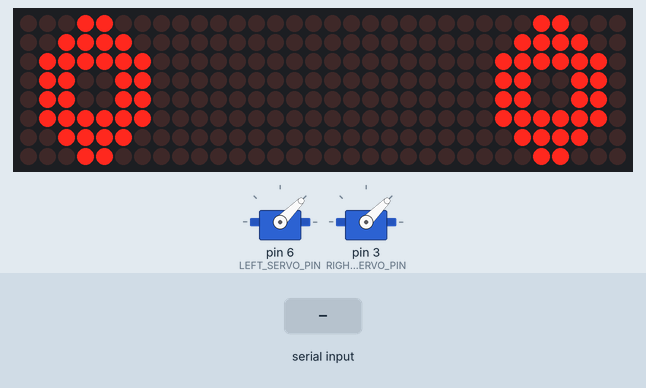
The sketch below on a simulated Arduino Uno, built with avr-gcc and run on an emulated ATmega328P. Parts: 32×8 LED matrix, 2 × servo. The inputs (shaded band) are chosen by the test bench. Random numbers use the default seed unless the sketch sets one; what the sketch prints to the serial monitor is not drawn.

Above: at 1.2 s.
1.3 s: "secure\n" received over Serial
At 2.2 s:
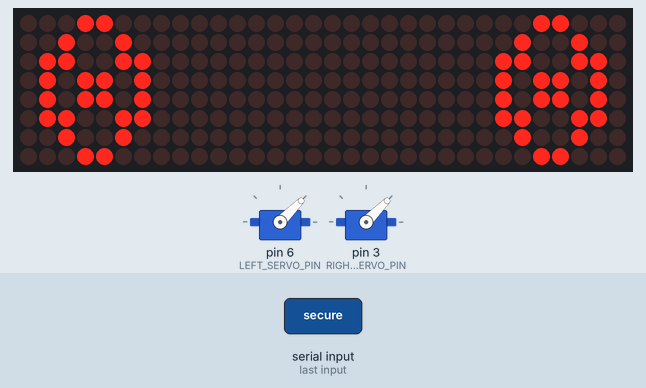
4.3 s: "wake\n" received over Serial
At 4.46 s:
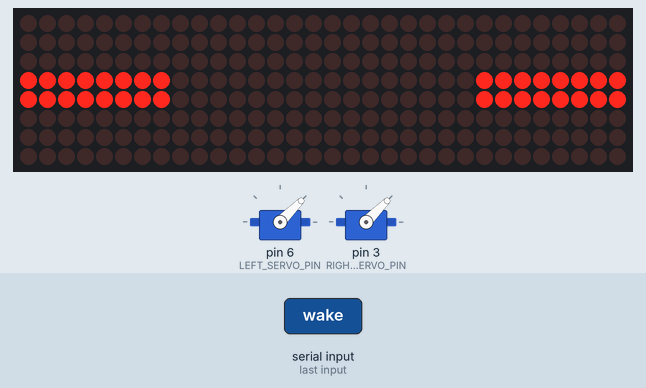
7.3 s: "exp1\n" received over Serial
At 8.0 s:
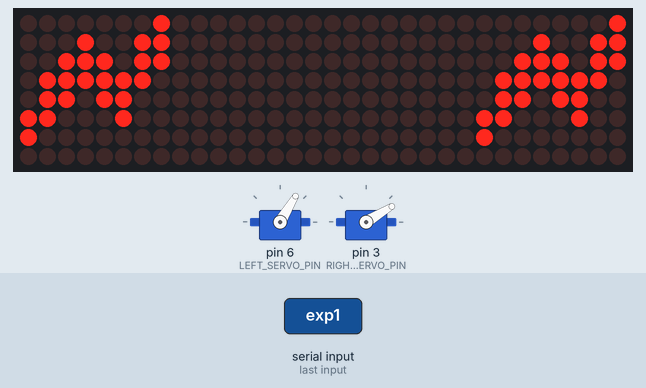
8.8 s: "exp2\n" received over Serial
At 10.2 s:
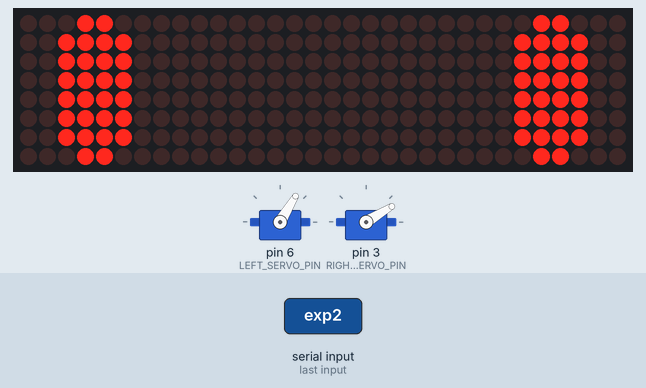
11.8 s: "wake\n" received over Serial
At 13.2 s:
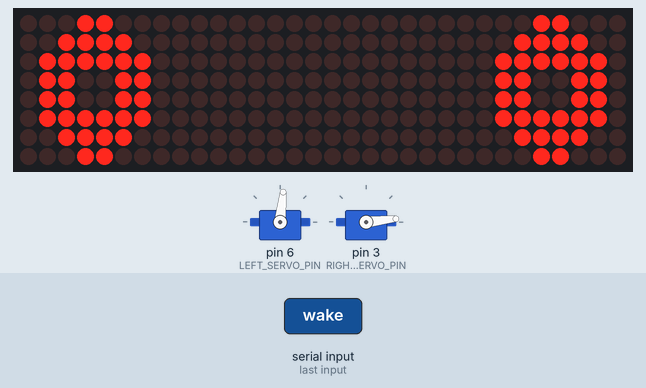
14.8 s: "exp1\n" received over Serial
At 15.3 s:
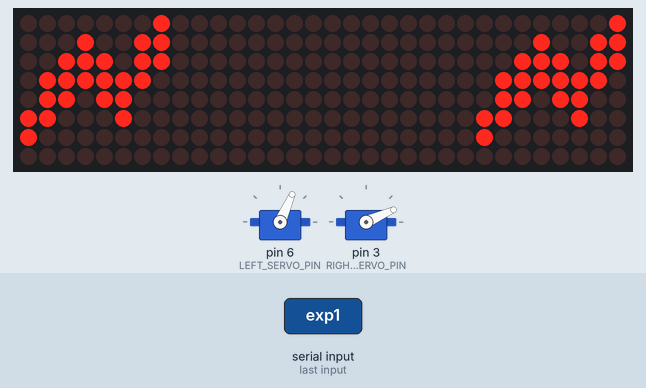
Timing chart, 0 to 17.8 s (numbered marks = the images above; inputs shaded):
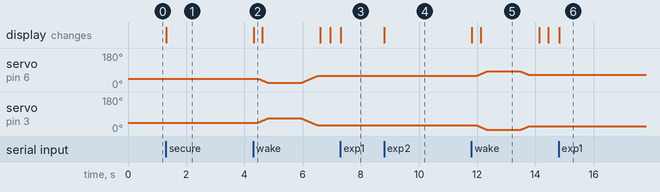

The sketch:

head_arduino_0x09.ino
```cpp
#include <MD_MAX72xx.h>
#include <SPI.h>
#include <Servo.h>
#include <Wire.h>

// ================= I2C ADDRESS =================
#define I2C_ADDR 0x09

// ================= LED MATRIX =================
#define HARDWARE_TYPE MD_MAX72XX::FC16_HW
#define MAX_DEVICES 4
#define CS_PIN 10
MD_MAX72XX mx = MD_MAX72XX(HARDWARE_TYPE, CS_PIN, MAX_DEVICES);

// ================= SERVOS =================
#define LEFT_SERVO_PIN 6
#define RIGHT_SERVO_PIN 3
Servo leftServo;
Servo rightServo;
int currentPos = 45;

// ================= MODES =================
enum Mode {
  MODE_DEFAULT,
  MODE_SAD,
  MODE_HAPPY,
  MODE_SLEEP,
  MODE_SECURE
};

Mode currentMode = MODE_DEFAULT;
bool servoEnabled = true;
unsigned long sleepStartTime = 0;
bool sleepMessageShown = false;

// ================= EYE PATTERNS =================

// OPEN
const uint8_t eye_open[8] = {
  0b00000000,
  0b00111100,
  0b01111110,
  0b11100111,
  0b11100111,
  0b01111110,
  0b00111100,
  0b00000000
};

// SAD (drooping bottom)
const uint8_t eye_sad[8] = {
  0b00000111,
  0b00001110,
  0b00111000,
  0b00011100,
  0b00001110,
  0b00011100,
  0b00111000,
  0b01100000
};

// HAPPY (bigger arc)
const uint8_t eye_happy[8] = {
  0b00000000,
  0b00000000,
  0b01111110,
  0b11111111,
  0b11111111,
  0b01111110,
  0b00000000,
  0b00000000
};

// CLOSED
const uint8_t eye_closed[8] = {
  0b00011000,
  0b00011000,
  0b00011000,
  0b00011000,
  0b00011000,
  0b00011000,
  0b00011000,
  0b00011000
};

// SECURE (circle + center dot)
const uint8_t eye_secure[8] = {
  0b00000000,
  0b00111100,
  0b01100110,
  0b10011001,
  0b10011001,
  0b01100110,
  0b00111100,
  0b00000000
};

// ================= SETUP =================
void setup() {
  mx.begin();
  mx.clear();
  mx.control(MD_MAX72XX::INTENSITY, 4);

  randomSeed(analogRead(0));
  Serial.begin(115200);

  leftServo.attach(LEFT_SERVO_PIN);
  rightServo.attach(RIGHT_SERVO_PIN);
  leftServo.write(currentPos);
  rightServo.write(90 - currentPos);

  // I2C SLAVE START
  Wire.begin(I2C_ADDR);
  Wire.onReceive(receiveEvent);

  Serial.println("Robot Eyes Ready (I2C 0x09)");
}

// ================= DISPLAY =================
void displayEyes(const uint8_t *pattern) {
  mx.clear();
  for (uint8_t col = 0; col < 8; col++) {
    mx.setColumn(col, pattern[col]);
    mx.setColumn(col + 24, pattern[col]);
  }
  mx.update();
}

// ================= SERVO =================
void smoothMove(int targetPos) {
  if (!servoEnabled) return;

  int step = (targetPos > currentPos) ? 1 : -1;
  while (currentPos != targetPos) {
    currentPos += step;
    leftServo.write(currentPos);
    rightServo.write(90 - currentPos);
    delay(15);
  }
}

// ================= COMMAND HANDLER =================
void handleCommand(String cmd) {
  cmd.trim();

  if (cmd == "exp1") {
    currentMode = MODE_SAD;
  }
  else if (cmd == "exp2") {
    currentMode = MODE_HAPPY;
  }
  else if (cmd == "sleep") {
    currentMode = MODE_SLEEP;
    servoEnabled = false;
    sleepStartTime = millis();
    sleepMessageShown = false;
  }
  else if (cmd == "secure") {
    currentMode = MODE_SECURE;
    servoEnabled = false;
  }
  else if (cmd == "wake") {
    currentMode = MODE_DEFAULT;
    servoEnabled = true;
    mx.control(MD_MAX72XX::SHUTDOWN, false);
  }
}

// ================= I2C RECEIVE =================
void receiveEvent(int howMany) {
  String received = "";
  while (Wire.available()) {
    char c = Wire.read();
    received += c;
  }
  handleCommand(received);
}

// ================= LOOP =================
unsigned long lastBlinkTime = 0;
unsigned long lastServoTime = 0;

void loop() {

  // SERIAL COMMAND SUPPORT
  if (Serial.available()) {
    String cmd = Serial.readStringUntil('\n');
    handleCommand(cmd);
  }

  switch (currentMode) {

    case MODE_DEFAULT:
      displayEyes(eye_open);

      if (millis() - lastBlinkTime > random(2000, 5000)) {
        displayEyes(eye_closed);
        delay(150);
        displayEyes(eye_open);
        lastBlinkTime = millis();
      }

      if (millis() - lastServoTime > random(1000, 5000)) {
        smoothMove(random(0, 91));
        lastServoTime = millis();
      }
      break;

    case MODE_SAD:
      displayEyes(eye_sad);
      break;

    case MODE_HAPPY:
      displayEyes(eye_happy);
      break;

    case MODE_SLEEP:
      displayEyes(eye_closed);

      if (!sleepMessageShown && millis() - sleepStartTime > 10000) {
        Serial.println("Going to sleep...");
        mx.control(MD_MAX72XX::SHUTDOWN, true);  // turn off LEDs
        sleepMessageShown = true;
      }
      break;

    case MODE_SECURE:
      displayEyes(eye_secure);
      break;
  }
}
```

Measured:
- after the input at 4.3 s, servo on pin 3 (RIGHT_SERVO_PIN): rises from 45° to 67° in 0.34 s, then falls to 31° in 1.7 s
- after the input at 11.8 s, servo on pin 6 (LEFT_SERVO_PIN): rises from 59° to 84° in 0.36 s, then falls to 66° in 1.4 s
